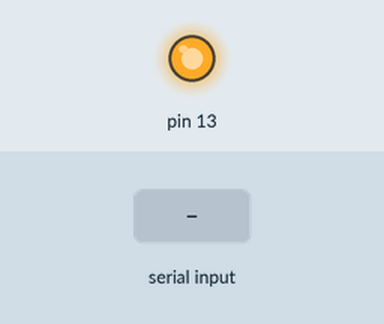
Simulated run of this sketch. Board: Arduino Uno, built with avr-gcc and run on an emulated ATmega328P. Shown: output pins drawn as LEDs (lit = HIGH). Inputs (shaded band) come from the test bench. What the sketch prints to the serial monitor is not drawn.

Above: at 5.8 s.
5.9 s: "o" received over the second serial link
11.5 s: "n" received over the second serial link
16.5 s: "1" received over the second serial link
Timing chart, 0 to 19.5 s (numbered marks = the images above; inputs shaded):
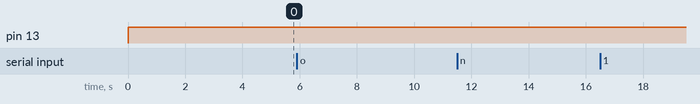

The sketch:

electric.ino
```cpp
 #include <SoftwareSerial.h>

SoftwareSerial mySerial(2, 3);

bool type = true;

void setup() {
  Serial.begin(9600);
  while (!Serial) {
    ;
  }
  Serial.println("Hello World!");
  mySerial.begin(9600);

  pinMode (13, OUTPUT);
}

void loop() {
  Serial.println((char)mySerial.read());
  char myChar = (char)mySerial.read();

  if(myChar == 'o') {
    type = true;
  } else if(myChar =='n') {
    type = false;
  }

  digitalWrite(13, type);
  delay(5000);
}
```

Measured:
- after the input at 5.9 s, every drawn part: stays the same
- after the input at 11.5 s, every drawn part: stays the same
- after the input at 16.5 s, every drawn part: stays the same
